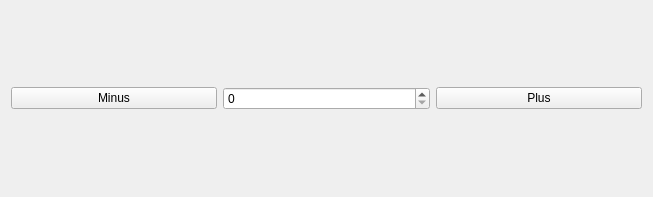
<?xml version="1.0" encoding="UTF-8"?>
<ui version="4.0">
 <class>Widget</class>
 <widget class="QWidget" name="Widget">
  <property name="geometry">
   <rect>
    <x>0</x>
    <y>0</y>
    <width>653</width>
    <height>197</height>
   </rect>
  </property>
  <property name="windowTitle">
   <string>Form</string>
  </property>
  <layout class="QHBoxLayout" name="horizontalLayout">
   <item>
    <widget class="QPushButton" name="minus_button">
     <property name="text">
      <string>Minus</string>
     </property>
     <property name="icon">
      <iconset resource="resource.qrc">
       <normaloff>:/images/minus.png</normaloff>:/images/minus.png</iconset>
     </property>
    </widget>
   </item>
   <item>
    <widget class="QSpinBox" name="spin_box"/>
   </item>
   <item>
    <widget class="QPushButton" name="plus_button">
     <property name="text">
      <string>Plus</string>
     </property>
     <property name="icon">
      <iconset resource="resource.qrc">
       <normaloff>:/images/plus.png</normaloff>:/images/plus.png</iconset>
     </property>
    </widget>
   </item>
  </layout>
 </widget>
 <resources>
  <include location="resource.qrc"/>
 </resources>
 <connections/>
</ui>
